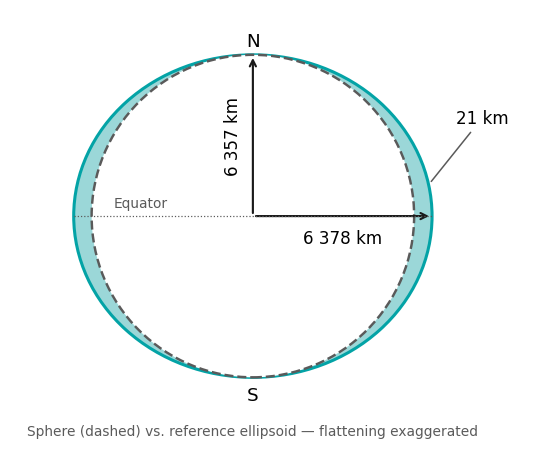

Write the Python code that produced this figure.
"""Generates oblateearth.png — the sphere vs. reference ellipsoid diagram.

Run from this folder:  python oblateearth.py
"""

import matplotlib.pyplot as plt
from matplotlib.patches import Circle, Ellipse

EQUATORIAL_KM = 6378
POLAR_KM = 6357

# the real flattening (~0.3%) is invisible at this size, so it is exaggerated
a, b = 1.0, 0.9

fig, ax = plt.subplots(figsize=(6.2, 5.6))

ax.add_patch(Ellipse((0, 0), 2 * a, 2 * b, facecolor="#9BD7D8",
                     edgecolor="#03A3A6", linewidth=2, zorder=1))
ax.add_patch(Circle((0, 0), b, facecolor="white", edgecolor="#5A5A5A",
                    linewidth=1.6, linestyle="--", zorder=2))

# axes of the ellipsoid
ax.annotate("", xy=(0, b), xytext=(0, 0), zorder=3,
            arrowprops=dict(arrowstyle="->", color="#1A1A1A", linewidth=1.4))
ax.annotate("", xy=(a, 0), xytext=(0, 0), zorder=3,
            arrowprops=dict(arrowstyle="->", color="#1A1A1A", linewidth=1.4))
ax.text(-0.06, b / 2, f"{POLAR_KM:,} km".replace(",", " "), rotation=90,
        ha="right", va="center", fontsize=11)
ax.text(a / 2, -0.07, f"{EQUATORIAL_KM:,} km".replace(",", " "),
        ha="center", va="top", fontsize=11)

# the difference between the two radii
ax.annotate(f"{EQUATORIAL_KM - POLAR_KM} km", xy=(0.985, 0.18), xytext=(1.28, 0.52),
            fontsize=11, ha="center",
            arrowprops=dict(arrowstyle="-", color="#5A5A5A", linewidth=1))

ax.plot([-a, a], [0, 0], color="#5A5A5A", linewidth=0.8, linestyle=":", zorder=3)
ax.text(-0.78, 0.05, "Equator", fontsize=9, color="#5A5A5A")
ax.text(0, b + 0.05, "N", ha="center", fontsize=12)
ax.text(0, -b - 0.05, "S", ha="center", va="top", fontsize=12)

ax.text(0, -1.22, "Sphere (dashed) vs. reference ellipsoid — flattening exaggerated",
        ha="center", fontsize=9, color="#5A5A5A")

ax.set_xlim(-1.35, 1.6)
ax.set_ylim(-1.3, 1.15)
ax.set_aspect("equal")
ax.axis("off")

fig.savefig("oblateearth.png", dpi=110, bbox_inches="tight", facecolor="white")
